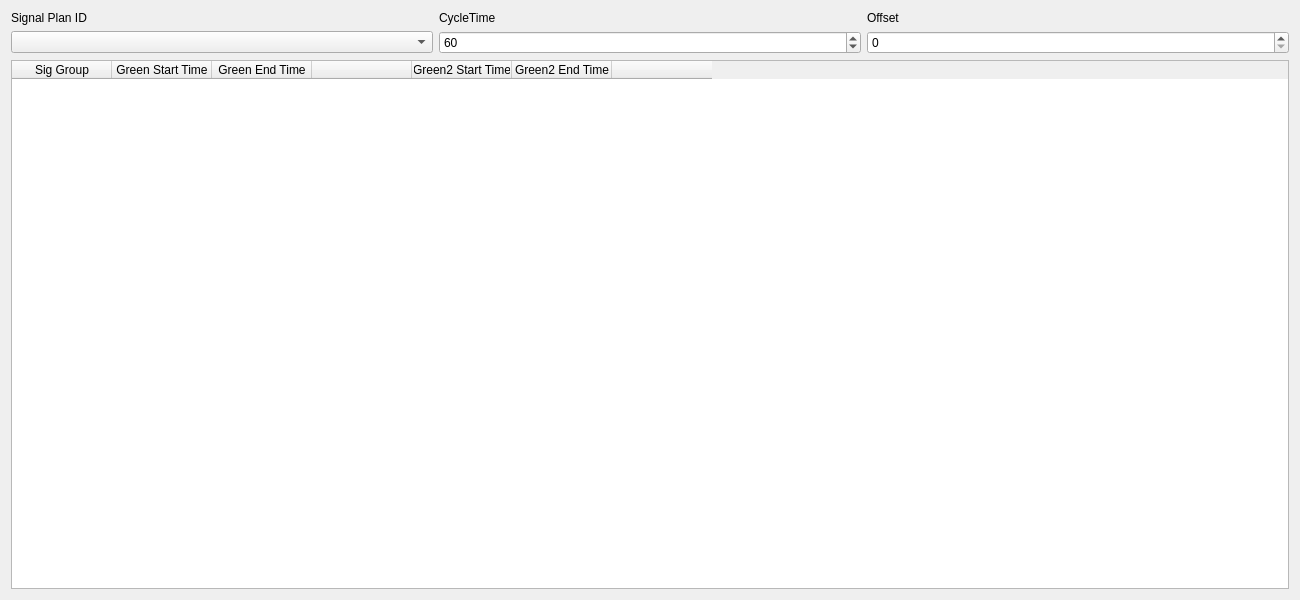
<?xml version="1.0" encoding="UTF-8"?>
<ui version="4.0">
 <class>DSignalTimingPlanDialogue</class>
 <widget class="QDialog" name="DSignalTimingPlanDialogue">
  <property name="geometry">
   <rect>
    <x>0</x>
    <y>0</y>
    <width>1300</width>
    <height>600</height>
   </rect>
  </property>
  <property name="windowTitle">
   <string>DSignalTimingPlanDialogue</string>
  </property>
  <layout class="QVBoxLayout" name="verticalLayoutOfDialogue">
   <item>
    <layout class="QHBoxLayout" name="horizontalLayoutOfTableAndChart" stretch="0">
     <item>
      <layout class="QVBoxLayout" name="verticalLayoutOfTable">
       <item>
        <layout class="QGridLayout" name="gridLayoutOfInputs">
         <item row="1" column="0">
          <widget class="QComboBox" name="SigsetcomboBox"/>
         </item>
         <item row="0" column="0">
          <widget class="QLabel" name="SigsetcomboBox_label">
           <property name="text">
            <string>Signal Plan ID</string>
           </property>
          </widget>
         </item>
         <item row="1" column="1">
          <widget class="QSpinBox" name="CycleTime_spinBox">
           <property name="maximum">
            <number>2147483647</number>
           </property>
           <property name="value">
            <number>60</number>
           </property>
          </widget>
         </item>
         <item row="0" column="2">
          <widget class="QLabel" name="Offset_label">
           <property name="text">
            <string>Offset</string>
           </property>
          </widget>
         </item>
         <item row="1" column="2">
          <widget class="QSpinBox" name="Offset_spinBox">
           <property name="maximum">
            <number>2147483647</number>
           </property>
          </widget>
         </item>
         <item row="0" column="1">
          <widget class="QLabel" name="CycleTime_label">
           <property name="text">
            <string>CycleTime</string>
           </property>
          </widget>
         </item>
        </layout>
       </item>
       <item>
        <widget class="QTableWidget" name="TimingIput_tableWidget">
         <property name="selectionBehavior">
          <enum>QAbstractItemView::SelectRows</enum>
         </property>
         <attribute name="horizontalHeaderStretchLastSection">
          <bool>false</bool>
         </attribute>
         <column>
          <property name="text">
           <string>Sig Group</string>
          </property>
         </column>
         <column>
          <property name="text">
           <string>Green Start Time</string>
          </property>
         </column>
         <column>
          <property name="text">
           <string>Green End Time</string>
          </property>
         </column>
         <column>
          <property name="text">
           <string/>
          </property>
         </column>
         <column>
          <property name="text">
           <string>Green2 Start Time</string>
          </property>
         </column>
         <column>
          <property name="text">
           <string>Green2 End Time</string>
          </property>
         </column>
         <column>
          <property name="text">
           <string/>
          </property>
         </column>
        </widget>
       </item>
      </layout>
     </item>
    </layout>
   </item>
  </layout>
 </widget>
 <layoutdefault spacing="6" margin="11"/>
 <resources/>
 <connections/>
</ui>
